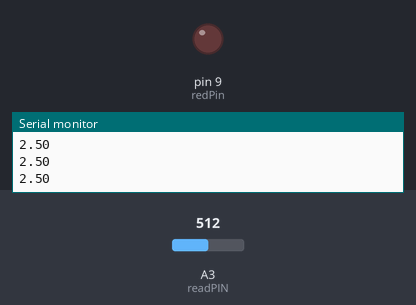
Simulated run of this sketch. Board: Arduino Uno, built with avr-gcc and run on an emulated ATmega328P. On the bench: output pins drawn as LEDs (lit = HIGH), the last lines printed to the serial monitor. The inputs (shaded band) are chosen by the test bench; at power-on: A3 (readPIN) = 512.

Above: at 1.2 s.
1.3 s: A3 (readPIN) set to 809
2.8 s: A3 (readPIN) set to 829
At 3.7 s:
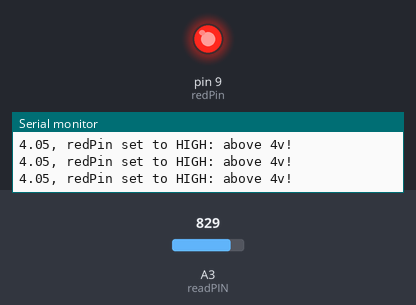
4.5 s: A3 (readPIN) set to 716
At 5.1 s:
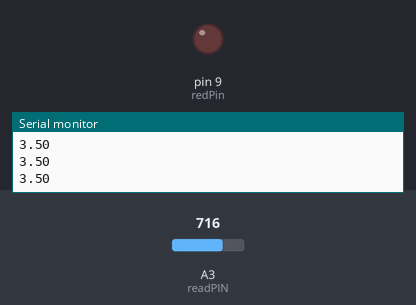
6.0 s: A3 (readPIN) set to 900
At 6.3 s:
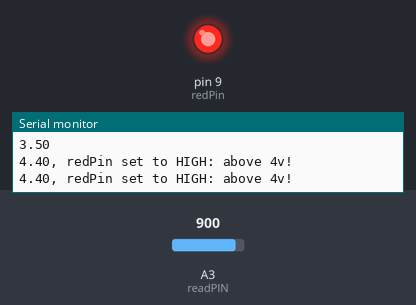
Timing chart, 0 to 8.5 s (numbered marks = the images above; inputs shaded):
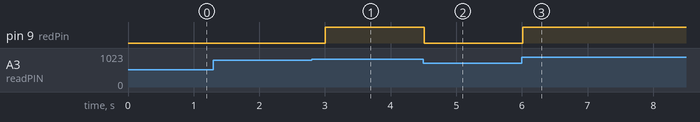

The sketch:

potentiometerRead.ino
```cpp
int readPIN { A3 };
int delayTime { 250 };
float V2 {};
int redPin { 9 };

void setup() {
  pinMode(readPIN, INPUT);
  pinMode(redPin, OUTPUT);
  Serial.begin(9600);
}

void loop() {
  V2 = (5./1023.) * analogRead(readPIN);

  if (V2 > 4) {
    digitalWrite(redPin, HIGH);
    Serial.print(V2);
    Serial.println(", redPin set to HIGH: above 4v!");
  } else {
    digitalWrite(redPin, LOW);
    Serial.println(V2);
  }

  delay(delayTime);
}
```

Measured:
- the behaviour switches between 818 and 819 on A3 (readPIN) (found by bisection; images 0 and 1)
- after the input at 2.8 s, pin 9 (redPin): LOW → HIGH after 0.21 s
- after the input at 4.5 s, pin 9 (redPin): HIGH → LOW at once
- after the input at 6.0 s, pin 9 (redPin): LOW → HIGH at once
